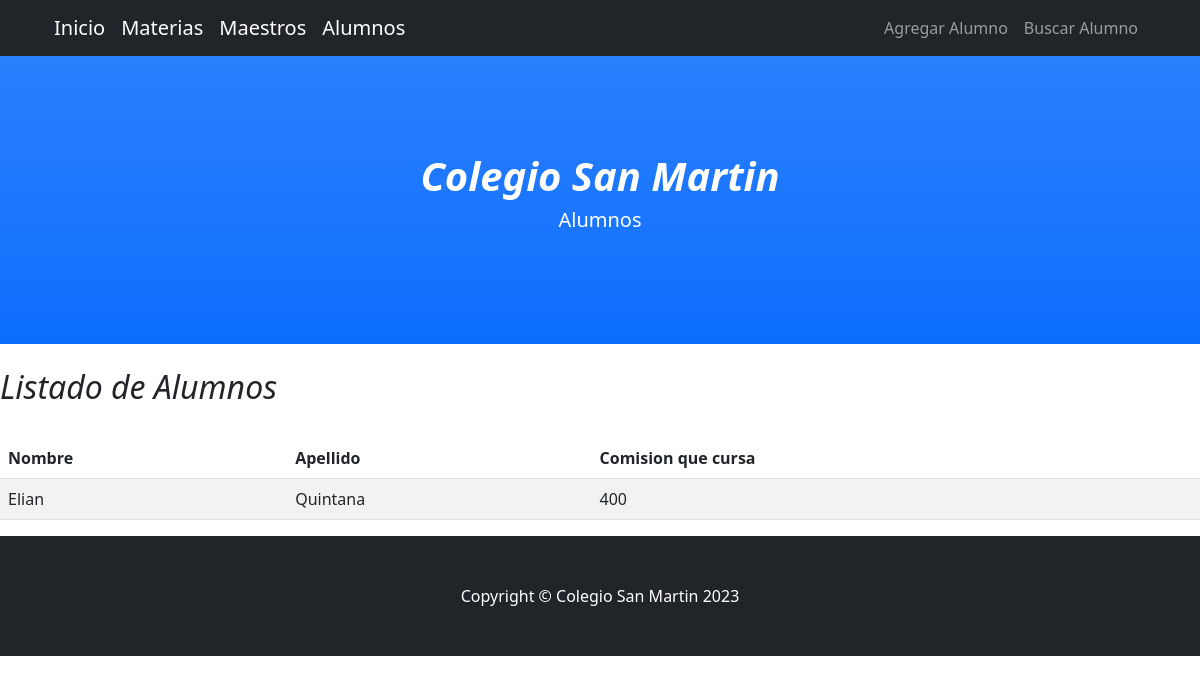
/alumnos/, run on an earlier commit of the app's database.
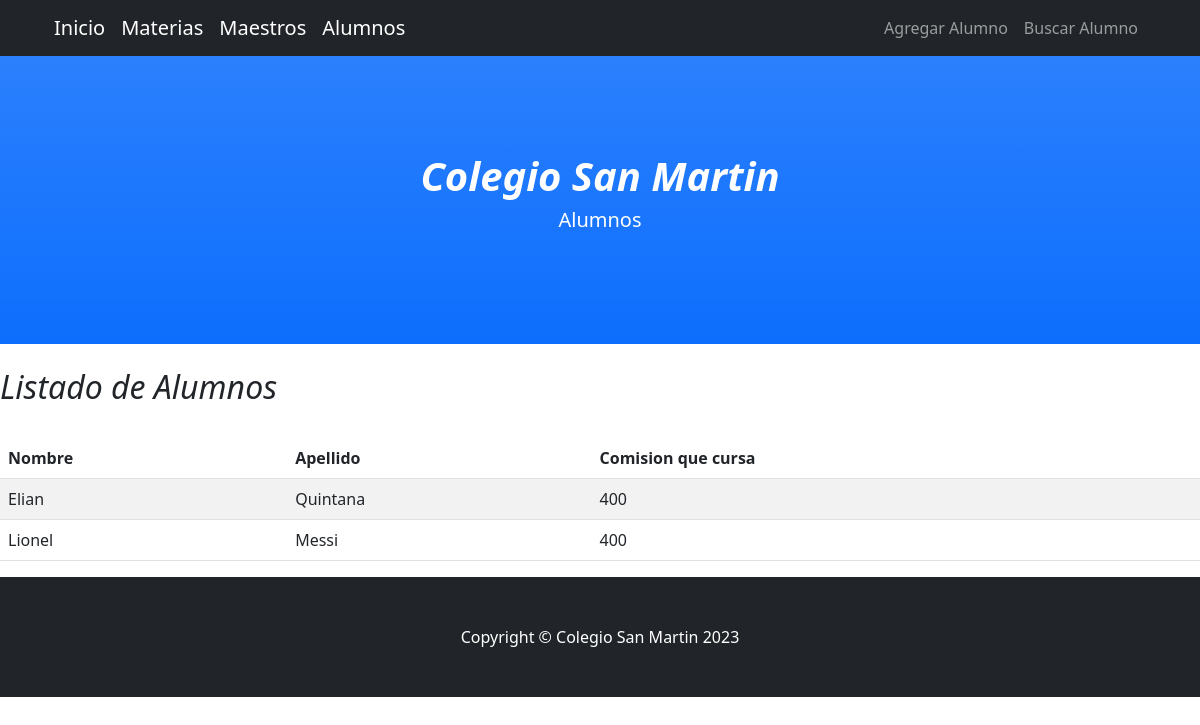
And on a later commit of the database.
### aplicacion/models.py (models this page shows, shortened)
class Alumno(models.Model):
    nombre = models.CharField(max_length=50)
    apellido = models.CharField(max_length=50)
    documento = models.IntegerField()
    email = models.EmailField()
    comision = models.ManyToManyField(Materia)

class Materia(models.Model):
    nombre = models.CharField(max_length=50)
    comision = models.IntegerField()

### aplicacion/views.py (the view)
# urls.py: path('alumnos/', alumnos, name='alumnos'),
def alumnos(request):
    contexto = {'alumnos': Alumno.objects.all()}
    return render(request, 'aplicacion/alumnos.html', contexto)

### aplicacion/templates/aplicacion/alumnos.html (shortened to what this page needs)
{% extends 'aplicacion/base.html' %}
{% load static %}
{% block barra %}
    <li class="nav-item"><a class="nav-link" href="{% url 'FormAlumno' %}">Agregar Alumno</a></li>
    <li class="nav-item"><a class="nav-link" href="{% url 'buscar_alumno' %}">Buscar Alumno</a></li>
{% endblock barra %}
{% block titulo %}
    <p class="lead">Alumnos</p>
{% endblock titulo %}
{% block contenido %}
    <br>
    <h2><i>Listado de Alumnos</i></h2>
    <br>
    <table class="table table-striped">
        <thead>
             <tr>
                <th>Nombre</th>
                <th>Apellido</th>
                <th>Comision que cursa</th>
             </tr>
        </thead>
        <tbody>
            {% for a in alumnos %}
            <tr>
                <td>{{ a.nombre }}</td>
                <td>{{ a.apellido }}</td>
                <td>
                    {% for materia in a.comision.all %}
                        {{ materia.comision }}
                    {% endfor %}
                </td>
            </tr>
        {% endfor %}
    </tbody>
    </table>
{% endblock contenido %}

What changed in the data, as far as the page shows it:
added Alumno: nombre "Lionel", apellido "Messi", Materia (comision "400")
